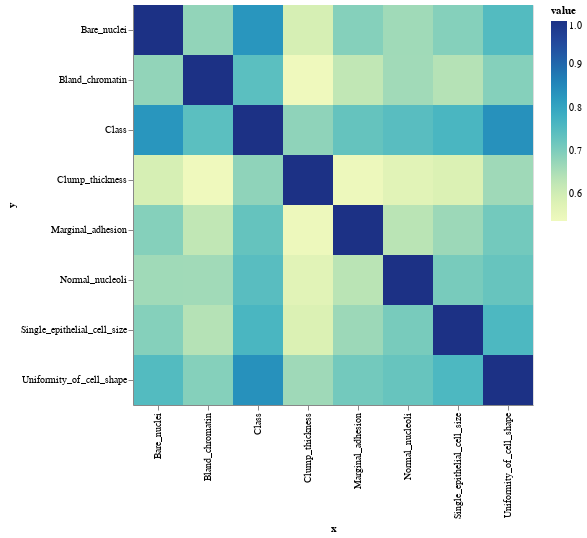

Here is the notebook cell this chart was saved with:
### Code cell
# def fix_multicollinearity_using_pca(df: pd.DataFrame, vif: pd.DataFrame, threshold) -> pd.DataFrame:
#     df_reduced = df.copy()
#     variables_to_remove = vif[vif['VIF'] > threshold]['feature']
#     df_reduced = df.drop(columns=variables_to_remove)
#     return df_reduced

# df_reduced = fix_multicollinearity_using_pca(df_boxcoxed.drop(columns='Class'), vif_df, threshold=9)
df_reduced = df_boxcoxed.drop(columns=['Uniformity_of_cell_size', 'Mitoses'])

vif_df = calculate_vif(df_reduced.drop(columns='Class'))
display(vif_df)
render_correlation_matrix(df_reduced).show()

df_reduced['Class'] = df_boxcoxed['Class']
display(df_reduced)

### Figure 1 — Vega-Lite specification as saved in the notebook (floating-point values rounded to 4 significant figures)
{"config": {"view": {"continuousWidth": 300, "continuousHeight": 300}}, "data": {"name": "data-3a9bd3cec054827197290c20eb700559"}, "mark": {"type": "rect"}, "encoding": {"color": {"field": "value", "type": "quantitative"}, "x": {"field": "x", "type": "ordinal"}, "y": {"field": "y", "type": "ordinal"}}, "height": 400, "width": 400, "$schema": "https://vega.github.io/schema/vega-lite/v5.17.0.json", "datasets": {"data-3a9bd3cec054827197290c20eb700559": [{"x": "Clump_thickness", "y": "Clump_thickness", "value": 1.0}, {"x": "Uniformity_of_cell_shape", "y": "Clump_thickness", "value": 0.6641}, {"x": "Marginal_adhesion", "y": "Clump_thickness", "value": 0.5416}, {"x": "Single_epithelial_cell_size", "y": "Clump_thickness", "value": 0.5833}, {"x": "Bare_nuclei", "y": "Clump_thickness", "value": 0.5913}, {"x": "Bland_chromatin", "y": "Clump_thickness", "value": 0.5381}, {"x": "Normal_nucleoli", "y": "Clump_thickness", "value": 0.5704}, {"x": "Class", "y": "Clump_thickness", "value": 0.6825}, {"x": "Clump_thickness", "y": "Uniformity_of_cell_shape", "value": 0.6641}, {"x": "Uniformity_of_cell_shape", "y": "Uniformity_of_cell_shape", "value": 1.0}, {"x": "Marginal_adhesion", "y": "Uniformity_of_cell_shape", "value": 0.7117}, {"x": "Single_epithelial_cell_size", "y": "Uniformity_of_cell_shape", "value": 0.7592}, {"x": "Bare_nuclei", "y": "Uniformity_of_cell_shape", "value": 0.7508}, {"x": "Bland_chromatin", "y": "Uniformity_of_cell_shape", "value": 0.6923}, {"x": "Normal_nucleoli", "y": "Uniformity_of_cell_shape", "value": 0.7253}, {"x": "Class", "y": "Uniformity_of_cell_shape", "value": 0.8364}, {"x": "Clump_thickness", "y": "Marginal_adhesion", "value": 0.5416}, {"x": "Uniformity_of_cell_shape", "y": "Marginal_adhesion", "value": 0.7117}, {"x": "Marginal_adhesion", "y": "Marginal_adhesion", "value": 1.0}, {"x": "Single_epithelial_cell_size", "y": "Marginal_adhesion", "value": 0.6676}, {"x": "Bare_nuclei", "y": "Marginal_adhesion", "value": 0.6925}, {"x": "Bland_chromatin", "y": "Marginal_adhesion", "value": 0.6245}, {"x": "Normal_nucleoli", "y": "Marginal_adhesion", "value": 0.6343}, {"x": "Class", "y": "Marginal_adhesion", "value": 0.728}, {"x": "Clump_thickness", "y": "Single_epithelial_cell_size", "value": 0.5833}, {"x": "Uniformity_of_cell_shape", "y": "Single_epithelial_cell_size", "value": 0.7592}, {"x": "Marginal_adhesion", "y": "Single_epithelial_cell_size", "value": 0.6676}, {"x": "Single_epithelial_cell_size", "y": "Single_epithelial_cell_size", "value": 1.0}, {"x": "Bare_nuclei", "y": "Single_epithelial_cell_size", "value": 0.6923}, {"x": "Bland_chromatin", "y": "Single_epithelial_cell_size", "value": 0.6398}, {"x": "Normal_nucleoli", "y": "Single_epithelial_cell_size", "value": 0.7069}, {"x": "Class", "y": "Single_epithelial_cell_size", "value": 0.7625}, {"x": "Clump_thickness", "y": "Bare_nuclei", "value": 0.5913}, {"x": "Uniformity_of_cell_shape", "y": "Bare_nuclei", "value": 0.7508}, {"x": "Marginal_adhesion", "y": "Bare_nuclei", "value": 0.6925}, {"x": "Single_epithelial_cell_size", "y": "Bare_nuclei", "value": 0.6923}, {"x": "Bare_nuclei", "y": "Bare_nuclei", "value": 1.0}, {"x": "Bland_chromatin", "y": "Bare_nuclei", "value": 0.6785}, {"x": "Normal_nucleoli", "y": "Bare_nuclei", "value": 0.6627}, {"x": "Class", "y": "Bare_nuclei", "value": 0.8293}, {"x": "Clump_thickness", "y": "Bland_chromatin", "value": 0.5381}, {"x": "Uniformity_of_cell_shape", "y": "Bland_chromatin", "value": 0.6923}, {"x": "Marginal_adhesion", "y": "Bland_chromatin", "value": 0.6245}, {"x": "Single_epithelial_cell_size", "y": "Bland_chromatin", "value": 0.6398}, {"x": "Bare_nuclei", "y": "Bland_chromatin", "value": 0.6785}, {"x": "Bland_chromatin", "y": "Bland_chromatin", "value": 1.0}, {"x": "Normal_nucleoli", "y": "Bland_chromatin", "value": 0.6623}, {"x": "Class", "y": "Bland_chromatin", "value": 0.7404}, {"x": "Clump_thickness", "y": "Normal_nucleoli", "value": 0.5704}, {"x": "Uniformity_of_cell_shape", "y": "Normal_nucleoli", "value": 0.7253}, {"x": "Marginal_adhesion", "y": "Normal_nucleoli", "value": 0.6343}, {"x": "Single_epithelial_cell_size", "y": "Normal_nucleoli", "value": 0.7069}, {"x": "Bare_nuclei", "y": "Normal_nucleoli", "value": 0.6627}, {"x": "Bland_chromatin", "y": "Normal_nucleoli", "value": 0.6623}, {"x": "Normal_nucleoli", "y": "Normal_nucleoli", "value": 1.0}, {"x": "Class", "y": "Normal_nucleoli", "value": 0.7438}, {"x": "Clump_thickness", "y": "Class", "value": 0.6825}, {"x": "Uniformity_of_cell_shape", "y": "Class", "value": 0.8364}, {"x": "Marginal_adhesion", "y": "Class", "value": 0.728}, {"x": "Single_epithelial_cell_size", "y": "Class", "value": 0.7625}, {"x": "Bare_nuclei", "y": "Class", "value": 0.8293}, {"x": "Bland_chromatin", "y": "Class", "value": 0.7404}, {"x": "Normal_nucleoli", "y": "Class", "value": 0.7438}, {"x": "Class", "y": "Class", "value": 1.0}]}}
